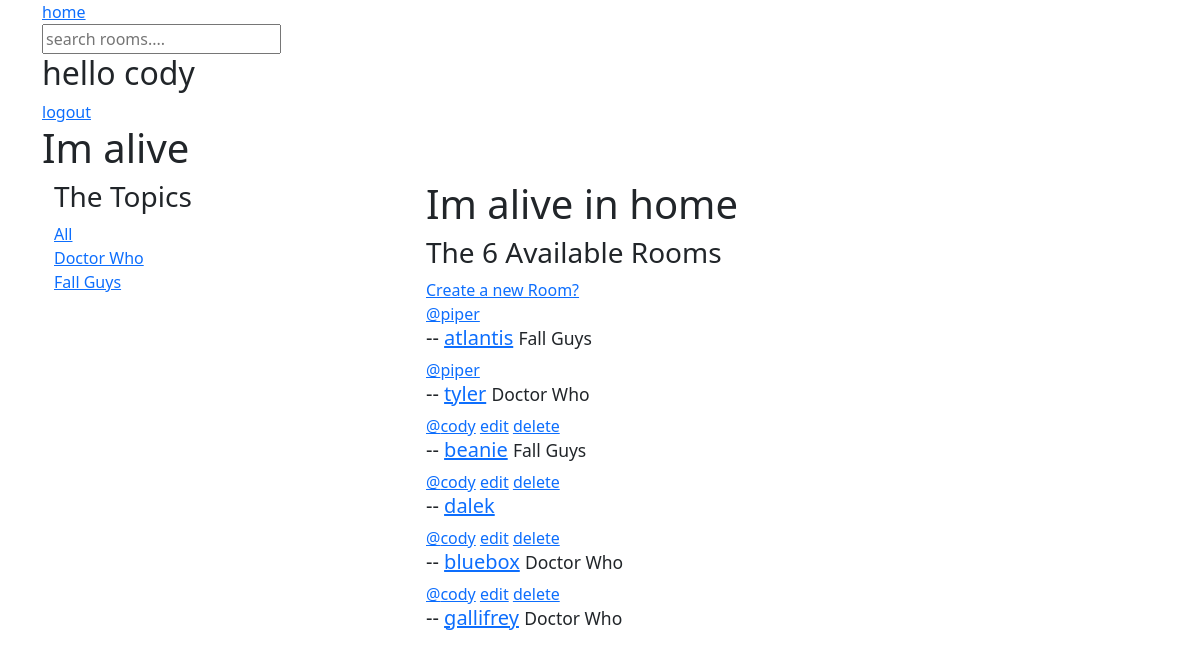
The app's page / (signed in) with its own data.
### base/models.py (models this page shows, shortened)
class Topic(models.Model):
    id = models.UUIDField(primary_key=True, default=uuid.uuid4, editable=False)
    name = models.CharField(max_length=200)
    updated = models.DateTimeField(auto_now=True)
    created = models.DateTimeField(auto_now_add=True)

class Room(models.Model):
    id = models.UUIDField(primary_key=True, default=uuid.uuid4, editable=False)
    topic = models.ForeignKey(Topic, on_delete=models.SET_NULL, null=True)
    host = models.ForeignKey(User, on_delete=models.SET_NULL, null=True)
    name = models.CharField(max_length=200)
    description = models.TextField(null=True, blank=True)
    updated = models.DateTimeField(auto_now=True)
    created = models.DateTimeField(auto_now_add=True)
    class Meta:
        ordering = ["-updated", "-created"]

### base/views.py (the view)
# urls.py: path("", views.home, name="home"),
def home(request):
    queryset = request.GET.get('q') if request.GET.get('q') is not None else ''
    rooms = Room.objects.filter(
        Q(topic__name__icontains=queryset)
        | Q(name__icontains=queryset)
        | Q(description__icontains=queryset)
    ).order_by('-updated')
    topics = Topic.objects.all()
    room_count = rooms.count()
    context = {'rooms': rooms, 'topics': topics, 'room_count': room_count}
    return render(request, 'base/home.html', context)

### base/templates/base/home.html (shortened to what this page needs)
{% extends "main.html" %}
{% block content %}
<div class="container">
	<div class="row">
		<div class="col-4">
			<h3>The Topics</h3>
			<div>
				<a href="{% url 'home' %}">All</a>
			</div>
			{% for topic in topics %}
			<div>
				<a href="{% url 'home' %}?q={{ topic.name }}">{{ topic.name }}</a>
			</div>
			{% endfor %}
		</div>
		<div class="col-8">
			<h1>Im alive in home</h1>
			<div>
				<h3>The {{ room_count }} Available Rooms</h3>
				<a href="{% url 'create-room' %}">Create a new Room?</a>
				{% for room in rooms %}
				<div>
					<a href="{% url 'user' room.host.id %}">@{{ room.host }}</a>
					{% if request.user == room.host %}
					<a href="{% url 'update-room' room.id %}">edit</a>
					<a href="{% url 'delete-room' room.id %}">delete</a>
					{% endif %}
					<h5>
						{{ rooms.id }} --
						<a href="{% url 'room' room.id %}">{{ room.name }}</a>
						<small>{{ room.topic.name }}</small>
					</h5>
				</div>
				{% endfor %}
			</div>
		</div>
	</div>
</div>
{% endblock content %}

### templates/navBar.html (shortened to what this page needs)
<nav>
	<a href="{% url 'home' %}">home</a>
	<form method="'GET" action="{% url 'home' %}">
		<input type="text" name="q" placeholder="search rooms...." />
	</form>
	{% if request.user.is_authenticated %}
	<h2>hello {{ request.user }}</h2>
	<a href="{% url 'logout' %}">logout</a>
	{% else %}
	<a href="{% url 'login' %}">login</a>
	{% endif %}
</nav>

### records on screen
Topic: name "Doctor Who"
Topic: name "Fall Guys"
Room: host "piper", name "atlantis", topic.name "Fall Guys"
Room: host "piper", name "tyler", topic.name "Doctor Who"
Room: host "cody", shows "edit", name "beanie", topic.name "Fall Guys"
Room: host "cody", shows "edit", name "dalek"
Room: host "cody", shows "edit", name "bluebox", topic.name "Doctor Who"
Room: host "cody", shows "edit", name "gallifrey", topic.name "Doctor Who"

### other values on screen
{{ request.user }} "cody"
{{ room_count }} "6"
